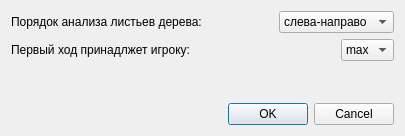
<?xml version="1.0" encoding="UTF-8"?>
<ui version="4.0">
 <class>minimax_algorithm</class>
 <widget class="QDialog" name="minimax_algorithm">
  <property name="geometry">
   <rect>
    <x>0</x>
    <y>0</y>
    <width>405</width>
    <height>136</height>
   </rect>
  </property>
  <property name="windowTitle">
   <string>Dialog</string>
  </property>
  <layout class="QVBoxLayout" name="verticalLayout">
   <item>
    <layout class="QHBoxLayout" name="horizontalLayout_2">
     <item>
      <widget class="QLabel" name="label">
       <property name="text">
        <string>Порядок анализа листьев дерева:</string>
       </property>
      </widget>
     </item>
     <item>
      <spacer name="horizontalSpacer_2">
       <property name="orientation">
        <enum>Qt::Horizontal</enum>
       </property>
       <property name="sizeHint" stdset="0">
        <size>
         <width>40</width>
         <height>20</height>
        </size>
       </property>
      </spacer>
     </item>
     <item>
      <widget class="QComboBox" name="comboBox">
       <item>
        <property name="text">
         <string>слева-направо</string>
        </property>
       </item>
       <item>
        <property name="text">
         <string>справа-налево</string>
        </property>
       </item>
      </widget>
     </item>
    </layout>
   </item>
   <item>
    <layout class="QHBoxLayout" name="horizontalLayout">
     <item>
      <widget class="QLabel" name="label_2">
       <property name="text">
        <string>Первый ход принадлжет игроку:</string>
       </property>
      </widget>
     </item>
     <item>
      <spacer name="horizontalSpacer">
       <property name="orientation">
        <enum>Qt::Horizontal</enum>
       </property>
       <property name="sizeHint" stdset="0">
        <size>
         <width>40</width>
         <height>20</height>
        </size>
       </property>
      </spacer>
     </item>
     <item>
      <widget class="QComboBox" name="comboBox_2">
       <item>
        <property name="text">
         <string>max</string>
        </property>
       </item>
       <item>
        <property name="text">
         <string>min</string>
        </property>
       </item>
      </widget>
     </item>
    </layout>
   </item>
   <item>
    <spacer name="verticalSpacer">
     <property name="orientation">
      <enum>Qt::Vertical</enum>
     </property>
     <property name="sizeHint" stdset="0">
      <size>
       <width>20</width>
       <height>40</height>
      </size>
     </property>
    </spacer>
   </item>
   <item>
    <widget class="QDialogButtonBox" name="buttonBox">
     <property name="orientation">
      <enum>Qt::Horizontal</enum>
     </property>
     <property name="standardButtons">
      <set>QDialogButtonBox::Cancel|QDialogButtonBox::Ok</set>
     </property>
    </widget>
   </item>
  </layout>
 </widget>
 <resources/>
 <connections>
  <connection>
   <sender>buttonBox</sender>
   <signal>accepted()</signal>
   <receiver>minimax_algorithm</receiver>
   <slot>accept()</slot>
   <hints>
    <hint type="sourcelabel">
     <x>248</x>
     <y>254</y>
    </hint>
    <hint type="destinationlabel">
     <x>157</x>
     <y>274</y>
    </hint>
   </hints>
  </connection>
  <connection>
   <sender>buttonBox</sender>
   <signal>rejected()</signal>
   <receiver>minimax_algorithm</receiver>
   <slot>reject()</slot>
   <hints>
    <hint type="sourcelabel">
     <x>316</x>
     <y>260</y>
    </hint>
    <hint type="destinationlabel">
     <x>286</x>
     <y>274</y>
    </hint>
   </hints>
  </connection>
 </connections>
</ui>
